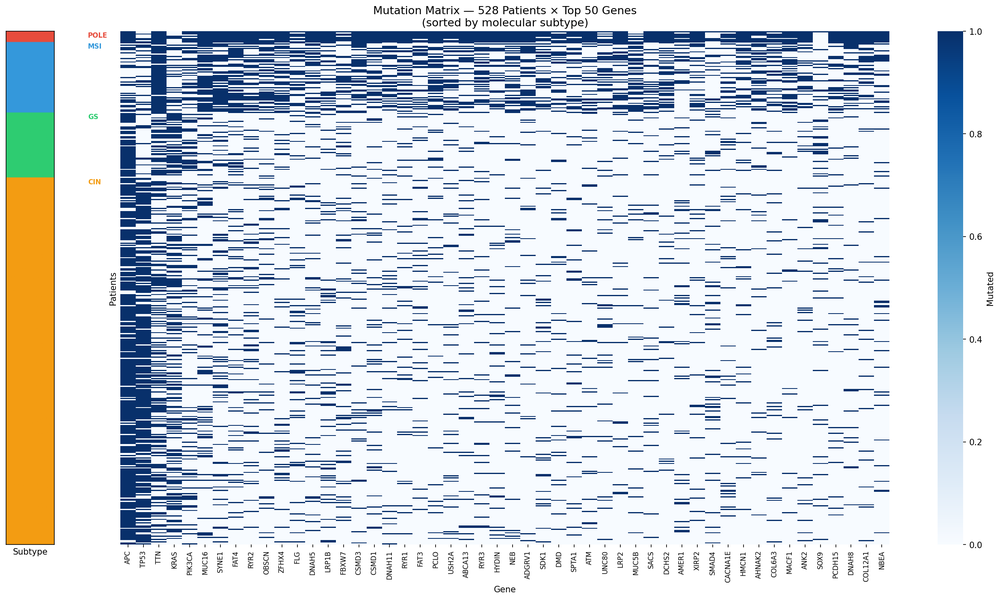
#> input picture data/mutation_heatmap_sorted.png, 1000 x 600 px, shrunk from 2468 x 1481 before the run
$ jupyter execute --allow-errors writeup.ipynb
#> lines starting #> are read from the running program, lines starting #| are printed output that depends on the picture
# CRC Mutation Clustering: Recovering Molecular Subtypes from Somatic Mutation Profiles

**Author:** Alexander Hannah, PhD
**Data:** TCGA Colorectal Adenocarcinoma PanCancer Atlas (cBioPortal, n=528)
**GitHub:** https://github.com/hannahas/crc-mutation-clustering

---

## Overview

Colorectal cancer (CRC) is not one disease — it is at least four molecularly distinct
subtypes with different mutation profiles, clinical behaviors, and responses to treatment:

| Subtype | Description | Avg. Mutations |
|---|---|---|
| **CIN** | Chromosomal instability, APC/TP53-driven | ~56 |
| **MSI** | Mismatch repair deficiency, hypermutated | ~553 |
| **GS** | Genomically stable, early stage | ~58 |
| **POLE** | Polymerase epsilon mutated, ultra-hypermutated | ~1,708 |

This project asks: **can unsupervised clustering of somatic mutation profiles recover
these known subtypes — and do the resulting clusters predict clinical outcomes like
tumor stage and survival?**

The answer is yes — with important nuances about what the clustering adds beyond
what the raw mutation data already tells you.

## The Data

All data was fetched programmatically from the cBioPortal REST API — no manual
downloads required. The dataset is the TCGA Colorectal Adenocarcinoma PanCancer
Atlas, one of the most comprehensive and well-characterized CRC genomic datasets
available.

The raw data consists of three components:

**1. Somatic mutation records** — 208,739 individual mutations across 528 patients,
each recording which gene was mutated, what type of mutation it was, and the variant
allele frequency. These were pivoted into a binary matrix: 1 if a gene is mutated in
a patient, 0 if not.

**2. Clinical data** — 42 attributes per patient including molecular subtype, AJCC
tumor stage, overall survival, and disease-free survival.

**3. Mutation matrix** — 528 patients × 20,638 genes. Most genes are mutated in only
one or two patients and carry no meaningful signal. For clustering, we filtered to the
top 100 most frequently mutated genes — those appearing in at least 3% of patients.

The key biological variable is **molecular subtype**, which serves as our ground truth
for evaluating whether the unsupervised clustering recovered real biological structure.

[cell 1]
import pandas as pd
import numpy as np
import matplotlib.pyplot as plt
import matplotlib.image as mpimg
import warnings
warnings.filterwarnings('ignore')

# Load data
#> (the rest of this cell did not finish here and is left out)

### What this tells us

The most striking feature of CRC molecular subtypes is the dramatic difference in
mutation burden — spanning nearly four orders of magnitude from CIN to POLE.

**POLE tumors (red)** average 1,708 mutations per patient. A defect in the DNA
polymerase proofreading machinery causes mutations to accumulate at an extreme rate.
These tumors are rare (2.2% of patients) but highly immunogenic and generally respond
well to immunotherapy.

**MSI tumors (blue)** average 553 mutations per patient. Mismatch repair deficiency
allows replication errors to persist, producing a hypermutated phenotype. MSI status
is now an FDA-approved biomarker for immunotherapy eligibility across all solid tumors.

**GS (green) and CIN (orange)** both average ~57 mutations — nearly identical mutation
burdens despite being molecularly distinct subtypes. GS tumors are genomically stable
with few copy number changes; CIN tumors are driven by chromosomal instability with
frequent APC and TP53 mutations. This similarity in mutation burden is important — it
means mutation burden alone cannot distinguish these two subtypes.

CIN dominates the cohort at 71.5% of patients, reflecting its status as the most
common CRC molecular subtype in Western populations.

## The Mutation Matrix

Before clustering, it helps to visualize the raw data directly. Each row below is a
patient, each column is one of the top 50 most frequently mutated genes, and each cell
is blue if that gene is mutated in that patient and white if not. Patients are sorted
by molecular subtype.

[cell 2]
img = mpimg.imread('../data/mutation_heatmap_sorted.png')
#> img is the input picture: shape (600, 1000, 4) float32; mean R, G, B, A 0.828, 0.852, 0.879, 1
fig, ax = plt.subplots(figsize=(16, 8))
ax.imshow(img)
ax.axis('off')
plt.tight_layout()
plt.show()

### What this tells us

Even before any clustering, the mutation matrix reveals clear visual structure
that maps directly onto the known molecular subtypes.

**POLE (red, top ~10 rows)** — almost entirely dark blue across all genes. Every
patient has mutations in nearly every gene shown. The ultra-hypermutation signature
is unmistakable and visually separates this group immediately.

**MSI (blue, next ~63 rows)** — heavily mutated, especially in large genes like TTN,
MUC16, and SYNE1. These are not driver mutations — they are passenger mutations that
accumulate in large genes simply because larger genes present a bigger mutational
target. The density clearly exceeds GS and CIN.

**GS (green, ~58 rows)** — sparse. APC and TP53 appear occasionally but most genes
are white. Low mutation burden as expected for a genomically stable subtype.

**CIN (orange, bottom ~328 rows)** — similarly sparse to GS, but with a consistent
dark band in the APC and TP53 columns on the far left. This is the canonical
APC → TP53 → KRAS driver mutation sequence that characterizes the chromosomal
instability pathway in CRC.

This visualization makes an important point: **a significant amount of subtype signal
is already visible in the raw mutation data.** The question for the clustering analysis
is whether it can recover this structure automatically — and whether it adds anything
beyond what mutation burden alone would tell you.

## Dimensionality Reduction with PCA

The mutation matrix has 100 gene columns — too many to cluster directly without
noise overwhelming the signal. Principal Component Analysis (PCA) compresses this
into a smaller set of components that capture the most meaningful variation across
patients.

### What PCA is doing

Each patient starts as a vector of 100 binary values (mutated or not per gene). PCA
finds new axes — principal components — that are linear combinations of those 100
genes, ordered by how much patient-to-patient variation they explain. The first
component (PC1) captures the single most important axis of variation; PC2 captures
the next most important, and so on.

Critically, PC scores are not binary — they are continuous values. A patient with a
high PC1 score is very different from a patient with a low PC1 score along that axis.
In our dataset, PC1 turns out to be essentially a **mutation burden axis**: patients
with many mutations score high, patients with few mutations score low.

### Why PCA is more powerful than individual genes

A clinician can note that a patient has APC and TP53 mutations. But synthesizing
patterns across 100 genes simultaneously is impossible without dimensionality
reduction. PCA captures combinations of co-occurring mutations — entire biological
pathways — in a single component. This is richer information than any single gene
alone, and more statistically stable because it isn't dependent on any one gene
being mutated.

### Results

50 principal components were retained, explaining 79.5% of the total variance in
mutation profiles. The breakdown of the top components is revealing:

[cell 3]
from sklearn.preprocessing import StandardScaler
from sklearn.decomposition import PCA
import pandas as pd
import numpy as np

# Reload merged data
#> (the rest of this cell did not finish here and is left out)

### What this tells us

**The scree plot (left)** shows a dramatic drop-off after PC1. PC1 alone explains
25.9% of all patient-to-patient variation — far more than any other component.
This is a strong signal that one dominant biological axis underlies the data.
In this dataset that axis is mutation burden — the total number of mutated genes
per patient.

The remaining components each explain 1.4–1.9% of variance. These capture more
subtle patterns — specific co-occurring driver mutations, pathway-level signals,
and other biological structure that isn't captured by mutation burden alone.

**The cumulative variance plot (right)** shows that 50 components capture 79.5%
of total variance. The curve flattens noticeably after PC1, reflecting the
dominant role of that first component.

**What the dramatic PC1 drop-off means biologically:** the single biggest source
of variation between CRC patients is how many genes are mutated — not which specific
genes. POLE and MSI patients sit at the high end of PC1; CIN and GS patients sit at
the low end. This makes intuitive sense given the 30-fold difference in mutation
burden between subtypes.

**An important implication:** if PC1 captures most of the subtype signal, then
simple mutation burden counting might perform similarly to full PCA-based clustering
for separating hypermutated from non-hypermutated subtypes. The value of the full
50-component PCA lies in capturing the subtler structure — particularly the
distinction between GS and CIN, and potential MSI subgroups — that mutation burden
alone cannot resolve.

## Clustering

With the mutation profiles compressed into 50 principal components, we applied
K-means clustering to group patients by similarity. K-means works by placing k
centroids in the data space and iteratively assigning each patient to the nearest
centroid until assignments stabilize.

We set k=4 to match the known number of CRC molecular subtypes. In a true discovery
setting — where subtype labels are unknown — we would use the silhouette score or
elbow method to choose k empirically.

### Evaluating the clustering

Two metrics evaluate how well the clustering performed:

**Silhouette score (0.410)** — measures how similar each patient is to their own
cluster versus other clusters. Ranges from -1 to 1; above 0.3 is generally
considered reasonable for biological data. Our score of 0.410 indicates
well-separated, compact clusters.

**Adjusted Rand Index (0.396)** — compares our unsupervised cluster assignments
to the known molecular subtype labels. A score of 0 means the clustering is no
better than random; 1.0 means perfect recovery. Our score of 0.396 indicates the
clustering recovered meaningful biological structure — without ever being shown
the subtype labels during training.

[cell 4]
from sklearn.cluster import KMeans
from sklearn.metrics import silhouette_score, adjusted_rand_score

# Cluster
kmeans = KMeans(n_clusters=4, random_state=42, n_init=20)
#> (the rest of this cell did not finish here and is left out)

### What this tells us

The PCA scatter plots tell the story visually. In both panels, PC1 (the mutation
burden axis) runs left to right — low burden patients cluster on the left, high
burden patients spread rightward.

**Left panel — known subtypes:**
- CIN and GS form a tight dense mass on the left — nearly identical mutation
  profiles, indistinguishable by mutation data alone
- MSI spreads along PC1 into the middle — higher mutation burden pushing them
  away from the CIN/GS mass
- POLE sits at the far right — extreme mutation burden, cleanly isolated

**Right panel — K-means clusters:**
- Cluster 1 correctly captures the entire CIN/GS mass
- Clusters 0 and 3 split the MSI patients — the algorithm found two subgroups
  within MSI that differ along PC2
- Cluster 2 captures POLE and the most extreme MSI outliers

**The crosstab reveals the key results:**

| Finding | Interpretation |
|---|---|
| All 10 POLE patients in Cluster 2 | Perfect isolation of ultra-hypermutated subtype |
| All 328 CIN + all 58 GS in Cluster 1 | CIN and GS are molecularly indistinguishable by mutation profile alone |
| MSI split across Clusters 0 and 3 | Potential MSI subgroups differing in mutation pattern or burden |
| ARI = 0.396 | Meaningful but imperfect subtype recovery |

The failure to separate CIN from GS is not a failure of the algorithm — it reflects
a genuine biological reality. These two subtypes differ primarily in copy number
variation and chromosomal structure, not in somatic point mutation profiles.
Separating them would require additional data modalities such as copy number or
gene expression data.

## Clinical Outcomes

A clustering that only recovers known labels has limited value. The more important
question is whether the clusters connect to clinical outcomes — tumor stage, survival,
and treatment implications. Here we examine two outcome measures: AJCC tumor stage
distribution and overall survival.

[cell 5]
# Display stage distribution figure
img = mpimg.imread('../data/stage_distribution.png')
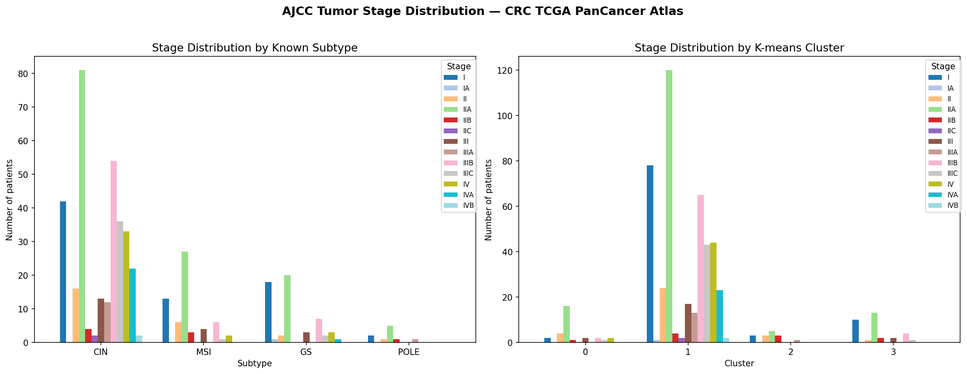
#> input picture data/stage_distribution.png, 967 x 374 px, shrunk from 2386 x 923 before the run
#> img is the input picture: shape (374, 967, 4) float32; mean R, G, B, A 0.963, 0.968, 0.962, 1
fig, ax = plt.subplots(figsize=(16, 6))
ax.imshow(img)
ax.axis('off')
plt.tight_layout()
plt.show()

### Stage distribution — what this tells us

**Left panel — known subtypes:**

The stage distributions reflect well-established CRC biology:

- **MSI and GS** skew strongly toward early stages (Stage I and IIA). MSI tumors
  are thought to trigger a stronger immune response due to their high neoantigen
  burden, potentially limiting metastatic spread and leading to earlier detection.
  GS tumors similarly tend to present at early stages with lower metastatic potential.

- **CIN** is distributed across all stages with a notable Stage IIIB peak —
  consistent with CIN tumors frequently presenting at later stages before detection.

- **POLE** is almost entirely early stage — consistent with their extreme
  immunogenicity. The massive neoantigen load in POLE tumors makes them highly
  visible to the immune system, which may limit progression.

**Right panel — K-means clusters:**

The cluster stage distributions mirror the subtype patterns, confirming the
clustering captured real clinical signal:

- **Cluster 1** (CIN/GS) shows the broad stage distribution expected for CIN
- **Clusters 0 and 3** (MSI subgroups) both skew toward early stages
- **Cluster 2** (POLE/extreme MSI) is predominantly early stage

This is an important validation — the clusters were derived purely from mutation
profiles with no knowledge of stage. The fact that they stratify stage distribution
confirms they captured biologically and clinically meaningful structure.

[cell 6]
# Display survival curves figure
img = mpimg.imread('../data/survival_curves.png')
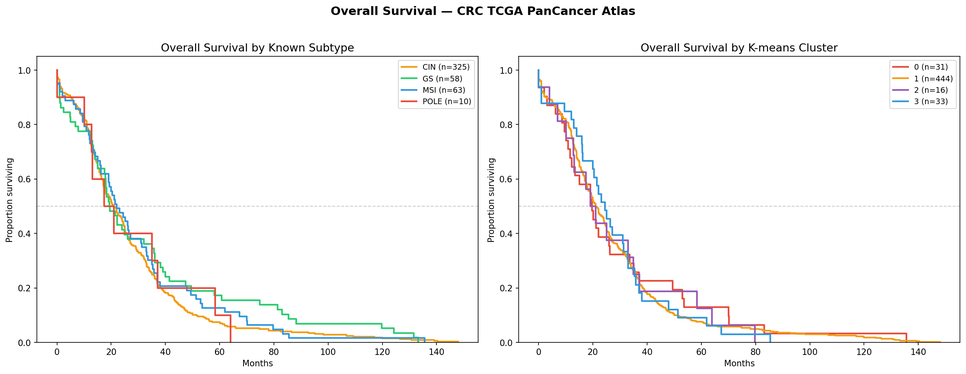
#> input picture data/survival_curves.png, 966 x 374 px, shrunk from 2384 x 923 before the run
#> img is the input picture: shape (374, 966, 4) float32; mean R, G, B, A 0.975, 0.974, 0.972, 1
fig, ax = plt.subplots(figsize=(16, 6))
ax.imshow(img)
ax.axis('off')
plt.tight_layout()
plt.show()

### Survival curves — what this tells us

**Left panel — known subtypes:**

The survival curves show modest but meaningful separation between subtypes:

- **GS (green)** has the best long-term survival — the curve remains elevated
  past 100 months with several long-term survivors. This is consistent with GS
  tumors presenting at early stages and having lower metastatic potential.

- **CIN (orange)** and **MSI (blue)** track closely together through most of the
  follow-up period. Despite their very different mutation profiles and clinical
  behaviors, their overall survival in this dataset is similar — likely reflecting
  the mix of stages within each group.

- **POLE (red)** drops early but has only 10 patients, making the curve
  unreliable. The small sample size means individual patient outcomes have an
  outsized effect on the curve.

**Right panel — K-means clusters:**

The cluster survival curves largely mirror the subtype patterns, with Cluster 1
(CIN/GS) tracking the middle of the pack and the smaller clusters showing more
variable behavior due to smaller sample sizes.

**An important caveat:** these are simple observed survival curves, not proper
Kaplan-Meier estimates with censoring. Patients who were still alive at last
follow-up are treated as if they survived exactly that long — which underestimates
true survival. A proper survival analysis using the lifelines library would give
more accurate estimates and allow statistical testing between groups. This is
noted as a next step.

## Driver Gene Mutation Frequencies

Beyond clustering performance and clinical outcomes, we can ask: which genes
define each cluster? The heatmap below shows the mutation frequency of the top
25 most frequently mutated genes across the four clusters — the fraction of
patients in each cluster that carry a mutation in each gene.

This is one of the most biologically interpretable outputs of the analysis.
If the clusters captured real biological structure, the defining genes should
make biological sense.

[cell 7]
# Display driver gene heatmap
img = mpimg.imread('../data/gene_heatmap.png')
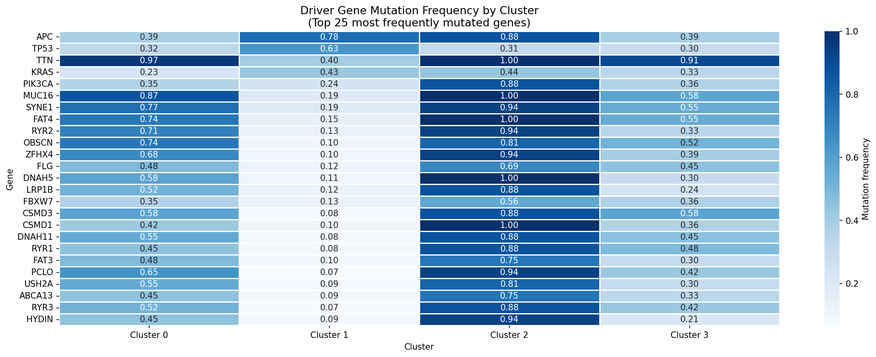
#> input picture data/gene_heatmap.png, 876 x 357 px, shrunk from 2162 x 880 before the run
#> img is the input picture: shape (357, 876, 4) float32; mean R, G, B, A 0.68, 0.785, 0.871, 1
fig, ax = plt.subplots(figsize=(16, 6))
ax.imshow(img)
ax.axis('off')
plt.tight_layout()
plt.show()
